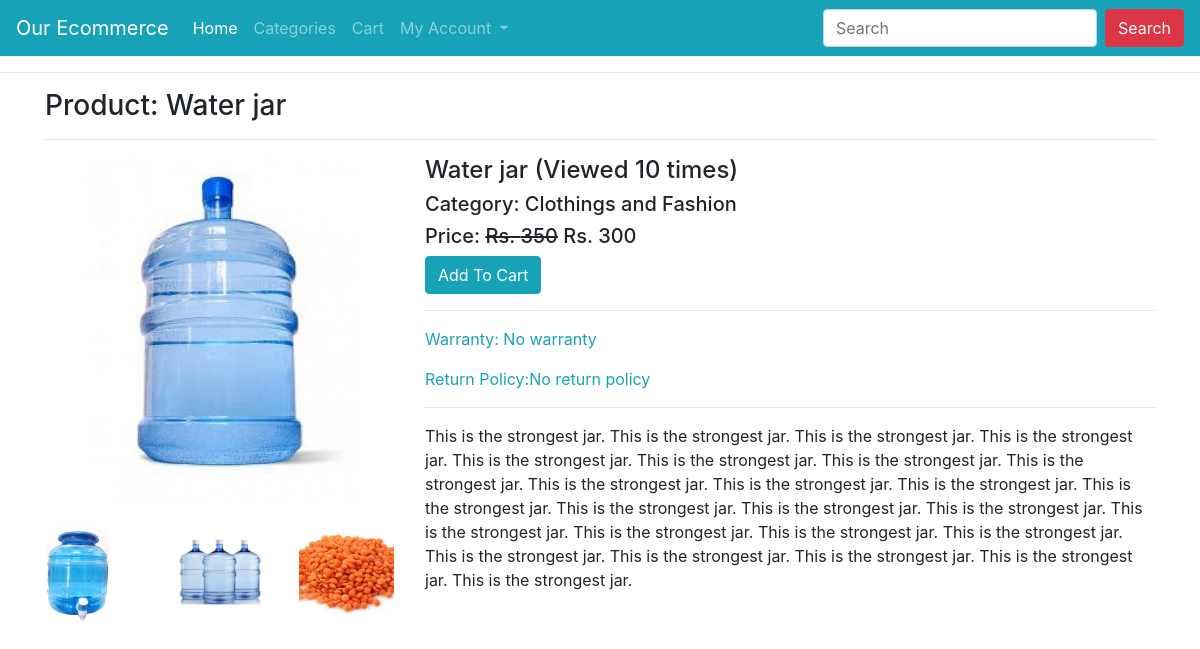
The app's page /product/water-jar/ with its own data.
### ecomapp/models.py (models this page shows, shortened)
class Product(models.Model):
    title = models.CharField(max_length=200)
    slug = models.SlugField(unique=True)
    category = models.ForeignKey(Category, on_delete=models.CASCADE)
    image = models.ImageField(upload_to="products")
    marked_price = models.PositiveIntegerField()
    selling_price = models.PositiveIntegerField()
    description = models.TextField()
    warranty = models.CharField(max_length=300, null=True, blank=True)
    return_policy = models.CharField(max_length=300, null=True, blank=True)
    view_count = models.PositiveIntegerField(default=0)

class ProductImage(models.Model):
    product = models.ForeignKey(Product, on_delete=models.CASCADE)
    image = models.ImageField(upload_to="products/images/")

class Category(models.Model):
    title = models.CharField(max_length=200)
    slug = models.SlugField(unique=True)
    def __str__(self):
        return self.title

### ecomapp/views.py (the view)
# urls.py: path("product/<slug:slug>/", ProductDetailView.as_view(), name="productdetail"),
class ProductDetailView(EcomMixin, TemplateView):
    template_name = "productdetail.html"
    def get_context_data(self, **kwargs):
        context = super().get_context_data(**kwargs)
        url_slug = self.kwargs['slug']
        product = Product.objects.get(slug=url_slug)
        product.view_count += 1
        product.save()
        context['product'] = product
        return context

### ecomapp/views.py (called while the page is built)
    def dispatch(self, request, *args, **kwargs):
        cart_id = request.session.get("cart_id")
        if cart_id:
            cart_obj = Cart.objects.get(id=cart_id)
            if request.user.is_authenticated and request.user.customer:
                cart_obj.customer = request.user.customer
                cart_obj.save()
        return super().dispatch(request, *args, **kwargs)

### templates/productdetail.html (shortened to what this page needs)
{% extends 'base.html' %}
{% block content %}
<div class="container">
    <h3>Product: {{product.title}}</h3><hr>
    <div class="row">
        <div class="col-md-4">
            <img src="{{product.image.url}}" alt="" class="img-fluid">
            <div class="row">
                {% for pi in product.productimage_set.all %}
                <div class="col-md-4 p-3">
                    <a href="{{pi.image.url}}" target="_blank">
                        <img src="{{pi.image.url}}" class="img-fluid" style="height: 100px; object-fit: contain;" alt="">
                    </a>
                </div>
                {% endfor %}
            </div>
        </div>
        <div class="col-md-8">
            <h4>{{product.title}} (Viewed {{product.view_count}} times)</h4>
            <h5>Category: {{product.category}}</h5>
            <h5>Price: <strike>Rs. {{product.marked_price}}</strike> Rs. {{product.selling_price}}</h5>
            <a href="{% url 'ecomapp:addtocart' product.id %}" class="btn btn-info">Add To Cart</a>
            <hr>
            <p class="text-info">Warranty: {{product.warranty}}</p>
            <p class="text-info">Return Policy:{{product.return_policy}}</p>
            <hr>
            <p>{{product.description}}</p>
        </div>
    </div>
</div>
{% endblock %}

### records on screen
Product: title "Water jar", image (picture), view_count "10", category "Clothings and Fashion", marked_price "350", selling_price "300", warranty "No warranty", return_policy "No return policy", description "This is the strongest jar. This is the strongest jar. This is the strongest jar. This is the strongest jar. This is the strongest jar. This is the strongest jar. This is the strongest jar. This is the strongest jar. This is the strongest jar. This is the strongest jar. This is the strongest jar. This is the strongest jar. This is the strongest jar. This is the strongest jar. This is the strongest jar. This is the strongest jar. This is the strongest jar. This is the strongest jar. This is the strongest jar. This is the strongest jar. This is the strongest jar. This is the strongest jar. This is the strongest jar. This is the strongest jar."
ProductImage: image (picture)
ProductImage: image (picture)
ProductImage: image (picture)
